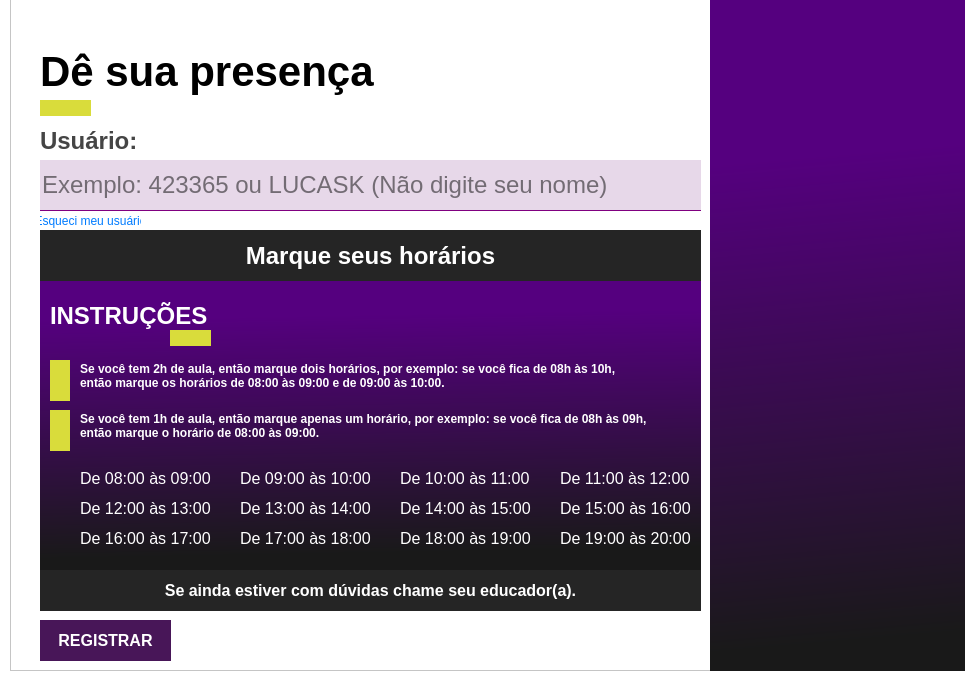
<?xml version="1.0" encoding="UTF-8"?>
<ui version="4.0">
 <class>widget</class>
 <widget class="QWidget" name="widget">
  <property name="windowModality">
   <enum>Qt::WindowModal</enum>
  </property>
  <property name="geometry">
   <rect>
    <x>0</x>
    <y>0</y>
    <width>965</width>
    <height>674</height>
   </rect>
  </property>
  <property name="minimumSize">
   <size>
    <width>965</width>
    <height>674</height>
   </size>
  </property>
  <property name="maximumSize">
   <size>
    <width>965</width>
    <height>674</height>
   </size>
  </property>
  <property name="windowTitle">
   <string>Dê sua presença</string>
  </property>
  <property name="windowIcon">
   <iconset>
    <normaloff>dist/favicon.ico</normaloff>dist/favicon.ico</iconset>
  </property>
  <property name="windowOpacity">
   <double>1.000000000000000</double>
  </property>
  <property name="styleSheet">
   <string notr="true">background-color:#fff;</string>
  </property>
  <widget class="QFrame" name="frame">
   <property name="geometry">
    <rect>
     <x>10</x>
     <y>-20</y>
     <width>1021</width>
     <height>691</height>
    </rect>
   </property>
   <property name="frameShape">
    <enum>QFrame::StyledPanel</enum>
   </property>
   <property name="frameShadow">
    <enum>QFrame::Raised</enum>
   </property>
   <widget class="QLabel" name="alert">
    <property name="geometry">
     <rect>
      <x>30</x>
      <y>20</y>
      <width>661</width>
      <height>41</height>
     </rect>
    </property>
    <property name="mouseTracking">
     <bool>true</bool>
    </property>
    <property name="text">
     <string/>
    </property>
   </widget>
   <widget class="QLabel" name="label">
    <property name="geometry">
     <rect>
      <x>30</x>
      <y>50</y>
      <width>531</width>
      <height>81</height>
     </rect>
    </property>
    <property name="styleSheet">
     <string notr="true">font-size:42px;
font-weight:bold;
background:transparent;</string>
    </property>
    <property name="text">
     <string>Dê sua presença</string>
    </property>
   </widget>
   <widget class="QLabel" name="label_4">
    <property name="geometry">
     <rect>
      <x>30</x>
      <y>140</y>
      <width>141</width>
      <height>41</height>
     </rect>
    </property>
    <property name="styleSheet">
     <string notr="true">font-size:24px;
font-weight:bold;
color:#454545;</string>
    </property>
    <property name="text">
     <string>Usuário:</string>
    </property>
   </widget>
   <widget class="QLabel" name="label_3">
    <property name="geometry">
     <rect>
      <x>30</x>
      <y>120</y>
      <width>51</width>
      <height>16</height>
     </rect>
    </property>
    <property name="styleSheet">
     <string notr="true">background-color:#D9DC3B;
height:10px;
width:75px;</string>
    </property>
    <property name="text">
     <string/>
    </property>
   </widget>
   <widget class="QLineEdit" name="CodigoContrato">
    <property name="geometry">
     <rect>
      <x>30</x>
      <y>180</y>
      <width>661</width>
      <height>51</height>
     </rect>
    </property>
    <property name="styleSheet">
     <string notr="true">border:none;
border-bottom:1px solid purple;
outline:none;
font-size:24px;
background:#E7D8E9
</string>
    </property>
    <property name="placeholderText">
     <string>Exemplo: 423365 ou LUCASK (Não digite seu nome)</string>
    </property>
   </widget>
   <widget class="QLabel" name="label_2">
    <property name="geometry">
     <rect>
      <x>700</x>
      <y>0</y>
      <width>271</width>
      <height>801</height>
     </rect>
    </property>
    <property name="styleSheet">
     <string notr="true">background: qlineargradient(spread:pad, x1:0, y1:0, x2:1, y2:0, stop:0 rgba(0, 0, 0, 255), stop:1 rgba(255, 255, 255, 255))qlineargradient(spread:pad, x1:0.483, y1:0.216, x2:0.506, y2:0.994, stop:0 rgba(85, 0, 127, 255), stop:0.784091 rgba(25, 25, 25, 255))</string>
    </property>
    <property name="text">
     <string/>
    </property>
   </widget>
   <widget class="QFrame" name="frame_2">
    <property name="geometry">
     <rect>
      <x>30</x>
      <y>250</y>
      <width>661</width>
      <height>381</height>
     </rect>
    </property>
    <property name="styleSheet">
     <string notr="true">background:#232323</string>
    </property>
    <property name="frameShape">
     <enum>QFrame::StyledPanel</enum>
    </property>
    <property name="frameShadow">
     <enum>QFrame::Raised</enum>
    </property>
    <widget class="QCheckBox" name="dezesseis">
     <property name="geometry">
      <rect>
       <x>20</x>
       <y>300</y>
       <width>161</width>
       <height>17</height>
      </rect>
     </property>
     <property name="cursor">
      <cursorShape>PointingHandCursor</cursorShape>
     </property>
     <property name="styleSheet">
      <string notr="true">font-size:16px;
background:transparent;
color:transparent;</string>
     </property>
     <property name="text">
      <string>16:00</string>
     </property>
    </widget>
    <widget class="QCheckBox" name="treze">
     <property name="geometry">
      <rect>
       <x>180</x>
       <y>270</y>
       <width>161</width>
       <height>17</height>
      </rect>
     </property>
     <property name="cursor">
      <cursorShape>PointingHandCursor</cursorShape>
     </property>
     <property name="styleSheet">
      <string notr="true">font-size:16px;
background:transparent;
color:transparent;</string>
     </property>
     <property name="text">
      <string>13:00</string>
     </property>
    </widget>
    <widget class="QLabel" name="label_7">
     <property name="geometry">
      <rect>
       <x>10</x>
       <y>70</y>
       <width>271</width>
       <height>31</height>
      </rect>
     </property>
     <property name="styleSheet">
      <string notr="true">background:transparent;
color:#fff;
font-weight:bold;
font-size:24px</string>
     </property>
     <property name="text">
      <string>INSTRUÇÕES</string>
     </property>
     <property name="alignment">
      <set>Qt::AlignLeading|Qt::AlignLeft|Qt::AlignVCenter</set>
     </property>
    </widget>
    <widget class="QCheckBox" name="catorze">
     <property name="geometry">
      <rect>
       <x>340</x>
       <y>270</y>
       <width>161</width>
       <height>17</height>
      </rect>
     </property>
     <property name="cursor">
      <cursorShape>PointingHandCursor</cursorShape>
     </property>
     <property name="styleSheet">
      <string notr="true">font-size:16px;
background:transparent;
color:transparent;</string>
     </property>
     <property name="text">
      <string>14:00</string>
     </property>
    </widget>
    <widget class="QCheckBox" name="quinze">
     <property name="geometry">
      <rect>
       <x>500</x>
       <y>270</y>
       <width>161</width>
       <height>17</height>
      </rect>
     </property>
     <property name="cursor">
      <cursorShape>PointingHandCursor</cursorShape>
     </property>
     <property name="styleSheet">
      <string notr="true">font-size:16px;
background:transparent;
color:transparent;</string>
     </property>
     <property name="text">
      <string>15:00</string>
     </property>
    </widget>
    <widget class="QLabel" name="label_6">
     <property name="geometry">
      <rect>
       <x>0</x>
       <y>0</y>
       <width>661</width>
       <height>51</height>
      </rect>
     </property>
     <property name="styleSheet">
      <string notr="true">background:#252525;
color:#fff;
font-weight:bold;
font-size:24px</string>
     </property>
     <property name="text">
      <string>Marque seus horários</string>
     </property>
     <property name="alignment">
      <set>Qt::AlignCenter</set>
     </property>
    </widget>
    <widget class="QCheckBox" name="dezoito">
     <property name="geometry">
      <rect>
       <x>340</x>
       <y>300</y>
       <width>161</width>
       <height>17</height>
      </rect>
     </property>
     <property name="cursor">
      <cursorShape>PointingHandCursor</cursorShape>
     </property>
     <property name="styleSheet">
      <string notr="true">font-size:16px;
background:transparent;
color:transparent;</string>
     </property>
     <property name="text">
      <string>18:00</string>
     </property>
    </widget>
    <widget class="QLabel" name="label_5">
     <property name="enabled">
      <bool>false</bool>
     </property>
     <property name="geometry">
      <rect>
       <x>0</x>
       <y>0</y>
       <width>661</width>
       <height>391</height>
      </rect>
     </property>
     <property name="styleSheet">
      <string notr="true">background: qlineargradient(spread:pad, x1:0, y1:0, x2:1, y2:0, stop:0 rgba(0, 0, 0, 255), stop:1 rgba(255, 255, 255, 255))qlineargradient(spread:pad, x1:0.483, y1:0.216, x2:0.506, y2:0.994, stop:0 rgba(85, 0, 127, 255), stop:0.784091 rgba(25, 25, 25, 255))</string>
     </property>
     <property name="text">
      <string/>
     </property>
    </widget>
    <widget class="QLabel" name="label_10">
     <property name="geometry">
      <rect>
       <x>10</x>
       <y>130</y>
       <width>20</width>
       <height>41</height>
      </rect>
     </property>
     <property name="styleSheet">
      <string notr="true">background-color:#D9DC3B;
height:10px;
width:75px;</string>
     </property>
     <property name="text">
      <string/>
     </property>
    </widget>
    <widget class="QLabel" name="label_12">
     <property name="geometry">
      <rect>
       <x>10</x>
       <y>180</y>
       <width>20</width>
       <height>41</height>
      </rect>
     </property>
     <property name="styleSheet">
      <string notr="true">background-color:#D9DC3B;
height:10px;
width:75px;</string>
     </property>
     <property name="text">
      <string/>
     </property>
    </widget>
    <widget class="QLabel" name="label_11">
     <property name="geometry">
      <rect>
       <x>40</x>
       <y>180</y>
       <width>611</width>
       <height>31</height>
      </rect>
     </property>
     <property name="styleSheet">
      <string notr="true">background:transparent;
color:#fff;
font-weight:bold;
font-size:12px;
</string>
     </property>
     <property name="lineWidth">
      <number>2</number>
     </property>
     <property name="text">
      <string>Se você tem 1h de aula, então marque apenas um horário, por exemplo: se você fica de 08h às 09h, 
então marque o horário de 08:00 às 09:00.</string>
     </property>
     <property name="alignment">
      <set>Qt::AlignLeading|Qt::AlignLeft|Qt::AlignVCenter</set>
     </property>
    </widget>
    <widget class="QCheckBox" name="dez">
     <property name="geometry">
      <rect>
       <x>340</x>
       <y>240</y>
       <width>161</width>
       <height>17</height>
      </rect>
     </property>
     <property name="cursor">
      <cursorShape>PointingHandCursor</cursorShape>
     </property>
     <property name="styleSheet">
      <string notr="true">font-size:16px;
background:transparent;
color:transparent;</string>
     </property>
     <property name="text">
      <string>10:00</string>
     </property>
    </widget>
    <widget class="QCheckBox" name="dezenove">
     <property name="geometry">
      <rect>
       <x>500</x>
       <y>300</y>
       <width>161</width>
       <height>17</height>
      </rect>
     </property>
     <property name="cursor">
      <cursorShape>PointingHandCursor</cursorShape>
     </property>
     <property name="styleSheet">
      <string notr="true">font-size:16px;
background:transparent;
color:transparent;</string>
     </property>
     <property name="text">
      <string>19:00</string>
     </property>
    </widget>
    <widget class="QCheckBox" name="nove">
     <property name="geometry">
      <rect>
       <x>180</x>
       <y>240</y>
       <width>161</width>
       <height>17</height>
      </rect>
     </property>
     <property name="cursor">
      <cursorShape>PointingHandCursor</cursorShape>
     </property>
     <property name="styleSheet">
      <string notr="true">font-size:16px;
background:transparent;
color:transparent;</string>
     </property>
     <property name="text">
      <string>09:00</string>
     </property>
    </widget>
    <widget class="QCheckBox" name="onze">
     <property name="geometry">
      <rect>
       <x>500</x>
       <y>240</y>
       <width>161</width>
       <height>17</height>
      </rect>
     </property>
     <property name="cursor">
      <cursorShape>PointingHandCursor</cursorShape>
     </property>
     <property name="styleSheet">
      <string notr="true">font-size:16px;
background:transparent;
color:transparent;</string>
     </property>
     <property name="text">
      <string>11:00</string>
     </property>
    </widget>
    <widget class="QCheckBox" name="oito">
     <property name="geometry">
      <rect>
       <x>20</x>
       <y>240</y>
       <width>151</width>
       <height>17</height>
      </rect>
     </property>
     <property name="cursor">
      <cursorShape>PointingHandCursor</cursorShape>
     </property>
     <property name="styleSheet">
      <string notr="true">font-size:16px;
background:transparent;
color:transparent;</string>
     </property>
     <property name="text">
      <string>08:00</string>
     </property>
    </widget>
    <widget class="QCheckBox" name="doze">
     <property name="geometry">
      <rect>
       <x>20</x>
       <y>270</y>
       <width>161</width>
       <height>17</height>
      </rect>
     </property>
     <property name="cursor">
      <cursorShape>PointingHandCursor</cursorShape>
     </property>
     <property name="styleSheet">
      <string notr="true">font-size:16px;
background:transparent;
color:transparent;</string>
     </property>
     <property name="text">
      <string>12:00</string>
     </property>
    </widget>
    <widget class="QLabel" name="label_13">
     <property name="geometry">
      <rect>
       <x>0</x>
       <y>340</y>
       <width>661</width>
       <height>41</height>
      </rect>
     </property>
     <property name="styleSheet">
      <string notr="true">background:#252525;
color:#fff;
font-weight:bold;
font-size:16px</string>
     </property>
     <property name="text">
      <string>Se ainda estiver com dúvidas chame seu educador(a).</string>
     </property>
     <property name="alignment">
      <set>Qt::AlignCenter</set>
     </property>
    </widget>
    <widget class="QLabel" name="label_9">
     <property name="geometry">
      <rect>
       <x>40</x>
       <y>130</y>
       <width>591</width>
       <height>31</height>
      </rect>
     </property>
     <property name="styleSheet">
      <string notr="true">background:transparent;
color:#fff;
font-weight:bold;
font-size:12px;
</string>
     </property>
     <property name="lineWidth">
      <number>2</number>
     </property>
     <property name="text">
      <string>Se você tem 2h de aula, então marque dois horários, por exemplo: se você fica de 08h às 10h, 
então marque os horários de 08:00 às 09:00 e de 09:00 às 10:00.</string>
     </property>
     <property name="alignment">
      <set>Qt::AlignLeading|Qt::AlignLeft|Qt::AlignVCenter</set>
     </property>
    </widget>
    <widget class="QCheckBox" name="dezessete">
     <property name="geometry">
      <rect>
       <x>180</x>
       <y>300</y>
       <width>161</width>
       <height>17</height>
      </rect>
     </property>
     <property name="cursor">
      <cursorShape>PointingHandCursor</cursorShape>
     </property>
     <property name="styleSheet">
      <string notr="true">font-size:16px;
background:transparent;
color:transparent;</string>
     </property>
     <property name="text">
      <string>17:00</string>
     </property>
    </widget>
    <widget class="QLabel" name="label_8">
     <property name="geometry">
      <rect>
       <x>130</x>
       <y>100</y>
       <width>41</width>
       <height>16</height>
      </rect>
     </property>
     <property name="styleSheet">
      <string notr="true">background-color:#D9DC3B;
height:10px;
width:75px;</string>
     </property>
     <property name="text">
      <string/>
     </property>
    </widget>
    <widget class="QLabel" name="label_15">
     <property name="geometry">
      <rect>
       <x>40</x>
       <y>240</y>
       <width>141</width>
       <height>16</height>
      </rect>
     </property>
     <property name="styleSheet">
      <string notr="true">font-size:16px;
background:transparent;
color:#fff;</string>
     </property>
     <property name="text">
      <string>De 08:00 às 09:00</string>
     </property>
    </widget>
    <widget class="QLabel" name="label_16">
     <property name="geometry">
      <rect>
       <x>200</x>
       <y>240</y>
       <width>141</width>
       <height>16</height>
      </rect>
     </property>
     <property name="styleSheet">
      <string notr="true">font-size:16px;
background:transparent;
color:#fff;</string>
     </property>
     <property name="text">
      <string>De 09:00 às 10:00</string>
     </property>
    </widget>
    <widget class="QLabel" name="label_17">
     <property name="geometry">
      <rect>
       <x>360</x>
       <y>240</y>
       <width>141</width>
       <height>16</height>
      </rect>
     </property>
     <property name="styleSheet">
      <string notr="true">font-size:16px;
background:transparent;
color:#fff;</string>
     </property>
     <property name="text">
      <string>De 10:00 às 11:00</string>
     </property>
    </widget>
    <widget class="QLabel" name="label_18">
     <property name="geometry">
      <rect>
       <x>520</x>
       <y>240</y>
       <width>141</width>
       <height>16</height>
      </rect>
     </property>
     <property name="styleSheet">
      <string notr="true">font-size:16px;
background:transparent;
color:#fff;</string>
     </property>
     <property name="text">
      <string>De 11:00 às 12:00</string>
     </property>
    </widget>
    <widget class="QLabel" name="label_19">
     <property name="geometry">
      <rect>
       <x>40</x>
       <y>270</y>
       <width>141</width>
       <height>16</height>
      </rect>
     </property>
     <property name="styleSheet">
      <string notr="true">font-size:16px;
background:transparent;
color:#fff;</string>
     </property>
     <property name="text">
      <string>De 12:00 às 13:00</string>
     </property>
    </widget>
    <widget class="QLabel" name="label_20">
     <property name="geometry">
      <rect>
       <x>40</x>
       <y>300</y>
       <width>141</width>
       <height>16</height>
      </rect>
     </property>
     <property name="styleSheet">
      <string notr="true">font-size:16px;
background:transparent;
color:#fff;</string>
     </property>
     <property name="text">
      <string>De 16:00 às 17:00</string>
     </property>
    </widget>
    <widget class="QLabel" name="label_21">
     <property name="geometry">
      <rect>
       <x>200</x>
       <y>270</y>
       <width>141</width>
       <height>16</height>
      </rect>
     </property>
     <property name="styleSheet">
      <string notr="true">font-size:16px;
background:transparent;
color:#fff;</string>
     </property>
     <property name="text">
      <string>De 13:00 às 14:00</string>
     </property>
    </widget>
    <widget class="QLabel" name="label_22">
     <property name="geometry">
      <rect>
       <x>200</x>
       <y>300</y>
       <width>141</width>
       <height>16</height>
      </rect>
     </property>
     <property name="styleSheet">
      <string notr="true">font-size:16px;
background:transparent;
color:#fff;</string>
     </property>
     <property name="text">
      <string>De 17:00 às 18:00</string>
     </property>
    </widget>
    <widget class="QLabel" name="label_23">
     <property name="geometry">
      <rect>
       <x>360</x>
       <y>270</y>
       <width>141</width>
       <height>16</height>
      </rect>
     </property>
     <property name="styleSheet">
      <string notr="true">font-size:16px;
background:transparent;
color:#fff;</string>
     </property>
     <property name="text">
      <string>De 14:00 às 15:00</string>
     </property>
    </widget>
    <widget class="QLabel" name="label_24">
     <property name="geometry">
      <rect>
       <x>360</x>
       <y>300</y>
       <width>141</width>
       <height>16</height>
      </rect>
     </property>
     <property name="styleSheet">
      <string notr="true">font-size:16px;
background:transparent;
color:#fff;</string>
     </property>
     <property name="text">
      <string>De 18:00 às 19:00</string>
     </property>
    </widget>
    <widget class="QLabel" name="label_25">
     <property name="geometry">
      <rect>
       <x>520</x>
       <y>270</y>
       <width>141</width>
       <height>16</height>
      </rect>
     </property>
     <property name="styleSheet">
      <string notr="true">font-size:16px;
background:transparent;
color:#fff;</string>
     </property>
     <property name="text">
      <string>De 15:00 às 16:00</string>
     </property>
    </widget>
    <widget class="QLabel" name="label_26">
     <property name="geometry">
      <rect>
       <x>520</x>
       <y>300</y>
       <width>141</width>
       <height>16</height>
      </rect>
     </property>
     <property name="styleSheet">
      <string notr="true">font-size:16px;
background:transparent;
color:#fff;</string>
     </property>
     <property name="text">
      <string>De 19:00 às 20:00</string>
     </property>
    </widget>
    <widget class="QLineEdit" name="DataPresenca">
     <property name="enabled">
      <bool>false</bool>
     </property>
     <property name="geometry">
      <rect>
       <x>0</x>
       <y>60</y>
       <width>161</width>
       <height>51</height>
      </rect>
     </property>
     <property name="styleSheet">
      <string notr="true">border:none;
border-bottom:none;
outline:none;
font-size:0px;
background:transparent;
</string>
     </property>
    </widget>
    <widget class="QLineEdit" name="DiaSemana">
     <property name="enabled">
      <bool>false</bool>
     </property>
     <property name="geometry">
      <rect>
       <x>170</x>
       <y>60</y>
       <width>161</width>
       <height>51</height>
      </rect>
     </property>
     <property name="styleSheet">
      <string notr="true">border:none;
border:none;
outline:none;
font-size:0px;
background:transparent;</string>
     </property>
     <property name="placeholderText">
      <string/>
     </property>
    </widget>
    <widget class="QLineEdit" name="IpComputador">
     <property name="enabled">
      <bool>false</bool>
     </property>
     <property name="geometry">
      <rect>
       <x>330</x>
       <y>60</y>
       <width>161</width>
       <height>51</height>
      </rect>
     </property>
     <property name="styleSheet">
      <string notr="true">border:none;
border:none;
outline:none;
font-size:0px;
background:transparent;</string>
     </property>
     <property name="placeholderText">
      <string/>
     </property>
    </widget>
    <widget class="QLineEdit" name="Computador">
     <property name="enabled">
      <bool>false</bool>
     </property>
     <property name="geometry">
      <rect>
       <x>10</x>
       <y>60</y>
       <width>161</width>
       <height>51</height>
      </rect>
     </property>
     <property name="styleSheet">
      <string notr="true">border:none;
border:none;
outline:none;
font-size:0px;
background:transparent;</string>
     </property>
     <property name="placeholderText">
      <string/>
     </property>
    </widget>
    <zorder>label_5</zorder>
    <zorder>label_7</zorder>
    <zorder>label_6</zorder>
    <zorder>label_10</zorder>
    <zorder>label_12</zorder>
    <zorder>label_11</zorder>
    <zorder>label_13</zorder>
    <zorder>label_9</zorder>
    <zorder>label_8</zorder>
    <zorder>label_15</zorder>
    <zorder>label_16</zorder>
    <zorder>label_17</zorder>
    <zorder>label_18</zorder>
    <zorder>label_19</zorder>
    <zorder>label_20</zorder>
    <zorder>label_21</zorder>
    <zorder>label_22</zorder>
    <zorder>label_23</zorder>
    <zorder>label_24</zorder>
    <zorder>label_25</zorder>
    <zorder>label_26</zorder>
    <zorder>dezessete</zorder>
    <zorder>dezenove</zorder>
    <zorder>nove</zorder>
    <zorder>dezesseis</zorder>
    <zorder>doze</zorder>
    <zorder>treze</zorder>
    <zorder>catorze</zorder>
    <zorder>dezoito</zorder>
    <zorder>dez</zorder>
    <zorder>quinze</zorder>
    <zorder>oito</zorder>
    <zorder>onze</zorder>
    <zorder>DataPresenca</zorder>
    <zorder>DiaSemana</zorder>
    <zorder>IpComputador</zorder>
    <zorder>Computador</zorder>
   </widget>
   <widget class="QPushButton" name="registrar">
    <property name="geometry">
     <rect>
      <x>30</x>
      <y>640</y>
      <width>131</width>
      <height>41</height>
     </rect>
    </property>
    <property name="cursor">
     <cursorShape>PointingHandCursor</cursorShape>
    </property>
    <property name="mouseTracking">
     <bool>false</bool>
    </property>
    <property name="focusPolicy">
     <enum>Qt::ClickFocus</enum>
    </property>
    <property name="styleSheet">
     <string notr="true">QPushButton{
background:#481658;
color:#fff;
border:none;
outline:none;
font-weight:bold;
font-size:16px;
}
QPushButton:hover{
cursor:pointer;
background:#481685
}</string>
    </property>
    <property name="text">
     <string>REGISTRAR</string>
    </property>
   </widget>
   <widget class="QLabel" name="label_14">
    <property name="geometry">
     <rect>
      <x>710</x>
      <y>250</y>
      <width>251</width>
      <height>201</height>
     </rect>
    </property>
    <property name="contextMenuPolicy">
     <enum>Qt::NoContextMenu</enum>
    </property>
    <property name="styleSheet">
     <string notr="true">background:transparent;
filter: invert(1);</string>
    </property>
    <property name="text">
     <string/>
    </property>
    <property name="pixmap">
     <pixmap>E:/xampp/htdocs/presencas/assets/img/logo.webp</pixmap>
    </property>
   </widget>
   <widget class="QPushButton" name="fechar_alert">
    <property name="enabled">
     <bool>false</bool>
    </property>
    <property name="geometry">
     <rect>
      <x>650</x>
      <y>20</y>
      <width>41</width>
      <height>41</height>
     </rect>
    </property>
    <property name="cursor">
     <cursorShape>PointingHandCursor</cursorShape>
    </property>
    <property name="mouseTracking">
     <bool>false</bool>
    </property>
    <property name="focusPolicy">
     <enum>Qt::ClickFocus</enum>
    </property>
    <property name="acceptDrops">
     <bool>false</bool>
    </property>
    <property name="styleSheet">
     <string notr="true">color:transparent;
border:none;</string>
    </property>
    <property name="text">
     <string>X</string>
    </property>
   </widget>
   <widget class="QPushButton" name="btnEsqueci">
    <property name="geometry">
     <rect>
      <x>30</x>
      <y>230</y>
      <width>101</width>
      <height>21</height>
     </rect>
    </property>
    <property name="cursor">
     <cursorShape>PointingHandCursor</cursorShape>
    </property>
    <property name="styleSheet">
     <string notr="true">color: #007bff;
    text-decoration: none;
    background-color: transparent;
border:none;
outline:none;</string>
    </property>
    <property name="text">
     <string>Esqueci meu usuário</string>
    </property>
   </widget>
   <widget class="QLabel" name="label_27">
    <property name="geometry">
     <rect>
      <x>710</x>
      <y>290</y>
      <width>250</width>
      <height>200</height>
     </rect>
    </property>
    <property name="styleSheet">
     <string notr="true">background:transparent;</string>
    </property>
    <property name="text">
     <string/>
    </property>
    <property name="pixmap">
     <pixmap>logo.webp</pixmap>
    </property>
   </widget>
   <zorder>label_2</zorder>
   <zorder>alert</zorder>
   <zorder>label</zorder>
   <zorder>label_4</zorder>
   <zorder>label_3</zorder>
   <zorder>CodigoContrato</zorder>
   <zorder>frame_2</zorder>
   <zorder>registrar</zorder>
   <zorder>label_14</zorder>
   <zorder>fechar_alert</zorder>
   <zorder>btnEsqueci</zorder>
   <zorder>label_27</zorder>
  </widget>
 </widget>
 <resources/>
 <connections/>
</ui>
